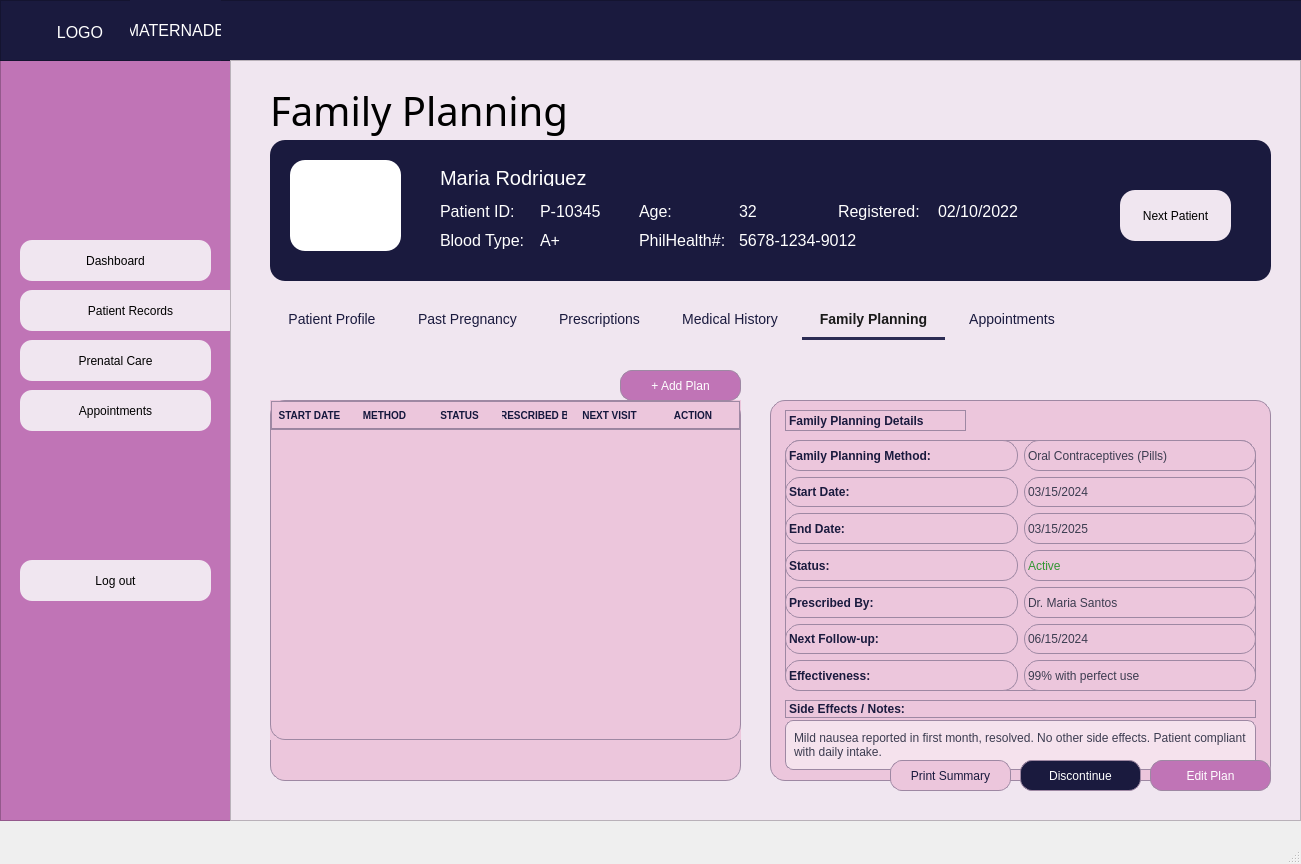
<?xml version="1.0" encoding="UTF-8"?>
<ui version="4.0">
 <class>MainWindow</class>
 <widget class="QMainWindow" name="MainWindow">
  <property name="geometry">
   <rect>
    <x>0</x>
    <y>0</y>
    <width>1301</width>
    <height>864</height>
   </rect>
  </property>
  <property name="sizePolicy">
   <sizepolicy hsizetype="Expanding" vsizetype="Expanding">
    <horstretch>0</horstretch>
    <verstretch>0</verstretch>
   </sizepolicy>
  </property>
  <property name="windowTitle">
   <string>MainWindow</string>
  </property>
  <widget class="QWidget" name="centralwidget">
   <widget class="QFrame" name="frame">
    <property name="geometry">
     <rect>
      <x>0</x>
      <y>60</y>
      <width>231</width>
      <height>761</height>
     </rect>
    </property>
    <property name="sizePolicy">
     <sizepolicy hsizetype="Expanding" vsizetype="Expanding">
      <horstretch>0</horstretch>
      <verstretch>0</verstretch>
     </sizepolicy>
    </property>
    <property name="styleSheet">
     <string notr="true">background-color: rgb(192, 116, 182)</string>
    </property>
    <property name="frameShape">
     <enum>QFrame::StyledPanel</enum>
    </property>
    <property name="frameShadow">
     <enum>QFrame::Raised</enum>
    </property>
    <widget class="QPushButton" name="pushButton">
     <property name="geometry">
      <rect>
       <x>20</x>
       <y>180</y>
       <width>191</width>
       <height>41</height>
      </rect>
     </property>
     <property name="styleSheet">
      <string notr="true">background-color: rgb(240, 230, 240);
border-radius: 12px;</string>
     </property>
     <property name="text">
      <string>Dashboard</string>
     </property>
    </widget>
    <widget class="QPushButton" name="pushButton_2">
     <property name="geometry">
      <rect>
       <x>20</x>
       <y>230</y>
       <width>221</width>
       <height>41</height>
      </rect>
     </property>
     <property name="styleSheet">
      <string notr="true">background-color: rgb(240, 230, 240);
border-radius: 12px;</string>
     </property>
     <property name="text">
      <string>Patient Records</string>
     </property>
    </widget>
    <widget class="QPushButton" name="pushButton_3">
     <property name="geometry">
      <rect>
       <x>20</x>
       <y>280</y>
       <width>191</width>
       <height>41</height>
      </rect>
     </property>
     <property name="styleSheet">
      <string notr="true">background-color: rgb(240, 230, 240);
border-radius: 12px;</string>
     </property>
     <property name="text">
      <string>Prenatal Care</string>
     </property>
    </widget>
    <widget class="QPushButton" name="pushButton_4">
     <property name="geometry">
      <rect>
       <x>20</x>
       <y>330</y>
       <width>191</width>
       <height>41</height>
      </rect>
     </property>
     <property name="styleSheet">
      <string notr="true">background-color: rgb(240, 230, 240);
border-radius: 12px;</string>
     </property>
     <property name="text">
      <string>Appointments</string>
     </property>
    </widget>
    <widget class="QPushButton" name="pushButton_5">
     <property name="geometry">
      <rect>
       <x>20</x>
       <y>500</y>
       <width>191</width>
       <height>41</height>
      </rect>
     </property>
     <property name="styleSheet">
      <string notr="true">background-color: rgb(240, 230, 240);
border-radius: 12px;</string>
     </property>
     <property name="text">
      <string>Log out</string>
     </property>
    </widget>
   </widget>
   <widget class="QFrame" name="frame_2">
    <property name="geometry">
     <rect>
      <x>0</x>
      <y>0</y>
      <width>1341</width>
      <height>61</height>
     </rect>
    </property>
    <property name="styleSheet">
     <string notr="true">background-color: rgb(26, 26, 62)</string>
    </property>
    <property name="frameShape">
     <enum>QFrame::StyledPanel</enum>
    </property>
    <property name="frameShadow">
     <enum>QFrame::Raised</enum>
    </property>
    <widget class="QLabel" name="label_2">
     <property name="geometry">
      <rect>
       <x>130</x>
       <y>0</y>
       <width>91</width>
       <height>61</height>
      </rect>
     </property>
     <property name="font">
      <font>
       <family>Segoe UI</family>
       <pointsize>12</pointsize>
       <bold>false</bold>
      </font>
     </property>
     <property name="styleSheet">
      <string notr="true">color: rgb(255, 255, 255);</string>
     </property>
     <property name="text">
      <string>MATERNADB</string>
     </property>
     <property name="alignment">
      <set>Qt::AlignCenter</set>
     </property>
    </widget>
    <widget class="QLabel" name="label_3">
     <property name="geometry">
      <rect>
       <x>30</x>
       <y>10</y>
       <width>100</width>
       <height>45</height>
      </rect>
     </property>
     <property name="sizePolicy">
      <sizepolicy hsizetype="Expanding" vsizetype="Expanding">
       <horstretch>0</horstretch>
       <verstretch>0</verstretch>
      </sizepolicy>
     </property>
     <property name="minimumSize">
      <size>
       <width>100</width>
       <height>45</height>
      </size>
     </property>
     <property name="font">
      <font>
       <family>Segoe UI</family>
       <pointsize>12</pointsize>
       <bold>false</bold>
      </font>
     </property>
     <property name="styleSheet">
      <string notr="true">color: rgb(255, 255, 255);</string>
     </property>
     <property name="text">
      <string>LOGO</string>
     </property>
     <property name="alignment">
      <set>Qt::AlignCenter</set>
     </property>
    </widget>
   </widget>
   <widget class="QFrame" name="frame_3">
    <property name="geometry">
     <rect>
      <x>230</x>
      <y>60</y>
      <width>1071</width>
      <height>761</height>
     </rect>
    </property>
    <property name="sizePolicy">
     <sizepolicy hsizetype="Expanding" vsizetype="Expanding">
      <horstretch>0</horstretch>
      <verstretch>0</verstretch>
     </sizepolicy>
    </property>
    <property name="font">
     <font>
      <family>Nirmala UI Semilight</family>
     </font>
    </property>
    <property name="styleSheet">
     <string notr="true">background-color: rgb(240, 230, 240)</string>
    </property>
    <property name="frameShape">
     <enum>QFrame::StyledPanel</enum>
    </property>
    <property name="frameShadow">
     <enum>QFrame::Raised</enum>
    </property>
    <widget class="QLabel" name="label">
     <property name="geometry">
      <rect>
       <x>40</x>
       <y>20</y>
       <width>301</width>
       <height>61</height>
      </rect>
     </property>
     <property name="font">
      <font>
       <family>Arial Black</family>
       <pointsize>30</pointsize>
      </font>
     </property>
     <property name="text">
      <string>Family Planning</string>
     </property>
    </widget>
    <widget class="QFrame" name="frame_4">
     <property name="geometry">
      <rect>
       <x>40</x>
       <y>80</y>
       <width>1001</width>
       <height>141</height>
      </rect>
     </property>
     <property name="sizePolicy">
      <sizepolicy hsizetype="Expanding" vsizetype="Expanding">
       <horstretch>0</horstretch>
       <verstretch>0</verstretch>
      </sizepolicy>
     </property>
     <property name="styleSheet">
      <string notr="true">border-radius:15px;
background-color: rgb(26, 26, 62);</string>
     </property>
     <property name="frameShape">
      <enum>QFrame::StyledPanel</enum>
     </property>
     <property name="frameShadow">
      <enum>QFrame::Raised</enum>
     </property>
     <widget class="QFrame" name="frame_5">
      <property name="geometry">
       <rect>
        <x>20</x>
        <y>20</y>
        <width>111</width>
        <height>91</height>
       </rect>
      </property>
      <property name="styleSheet">
       <string notr="true">background-color: rgb(255, 255, 255);</string>
      </property>
      <property name="frameShape">
       <enum>QFrame::StyledPanel</enum>
      </property>
      <property name="frameShadow">
       <enum>QFrame::Raised</enum>
      </property>
     </widget>
     <widget class="QLabel" name="patient_name">
      <property name="geometry">
       <rect>
        <x>170</x>
        <y>30</y>
        <width>411</width>
        <height>16</height>
       </rect>
      </property>
      <property name="sizePolicy">
       <sizepolicy hsizetype="Expanding" vsizetype="Expanding">
        <horstretch>0</horstretch>
        <verstretch>0</verstretch>
       </sizepolicy>
      </property>
      <property name="styleSheet">
       <string notr="true">color: rgb(255, 255, 255);
font-size: 20px</string>
      </property>
      <property name="text">
       <string>Maria Rodriguez</string>
      </property>
     </widget>
     <widget class="QPushButton" name="next_btn">
      <property name="geometry">
       <rect>
        <x>850</x>
        <y>50</y>
        <width>111</width>
        <height>51</height>
       </rect>
      </property>
      <property name="styleSheet">
       <string notr="true">background-color: rgb(240, 230, 240);
border-radius: 15px;</string>
      </property>
      <property name="text">
       <string>Next Patient</string>
      </property>
     </widget>
     <widget class="QWidget" name="layoutWidget">
      <property name="geometry">
       <rect>
        <x>170</x>
        <y>60</y>
        <width>591</width>
        <height>52</height>
       </rect>
      </property>
      <layout class="QGridLayout" name="gridLayout">
       <item row="0" column="0">
        <widget class="QLabel" name="patient_id_label">
         <property name="styleSheet">
          <string notr="true">color: rgb(255, 255, 255);
font-size: 16px</string>
         </property>
         <property name="text">
          <string>Patient ID:</string>
         </property>
        </widget>
       </item>
       <item row="0" column="1">
        <widget class="QLabel" name="placeholder_p_ID">
         <property name="styleSheet">
          <string notr="true">color: rgb(255, 255, 255);
font-size: 16px</string>
         </property>
         <property name="text">
          <string>P-10345</string>
         </property>
        </widget>
       </item>
       <item row="0" column="2">
        <widget class="QLabel" name="patient_id_label_3">
         <property name="styleSheet">
          <string notr="true">color: rgb(255, 255, 255);
font-size: 16px</string>
         </property>
         <property name="text">
          <string>Age:</string>
         </property>
        </widget>
       </item>
       <item row="0" column="3">
        <widget class="QLabel" name="placeholder_age">
         <property name="styleSheet">
          <string notr="true">color: rgb(255, 255, 255);
font-size: 16px</string>
         </property>
         <property name="text">
          <string>32</string>
         </property>
        </widget>
       </item>
       <item row="0" column="4">
        <widget class="QLabel" name="patient_id_label_5">
         <property name="styleSheet">
          <string notr="true">color: rgb(255, 255, 255);
font-size: 16px</string>
         </property>
         <property name="text">
          <string>Registered:</string>
         </property>
        </widget>
       </item>
       <item row="0" column="5">
        <widget class="QLabel" name="placeholder_register_date">
         <property name="styleSheet">
          <string notr="true">color: rgb(255, 255, 255);
font-size: 16px</string>
         </property>
         <property name="text">
          <string>02/10/2022</string>
         </property>
        </widget>
       </item>
       <item row="1" column="0">
        <widget class="QLabel" name="patient_id_label_2">
         <property name="styleSheet">
          <string notr="true">color: rgb(255, 255, 255);
font-size: 16px</string>
         </property>
         <property name="text">
          <string>Blood Type:</string>
         </property>
        </widget>
       </item>
       <item row="1" column="1">
        <widget class="QLabel" name="placeholder_p_bloodType">
         <property name="styleSheet">
          <string notr="true">color: rgb(255, 255, 255);
font-size: 16px</string>
         </property>
         <property name="text">
          <string>A+</string>
         </property>
        </widget>
       </item>
       <item row="1" column="2">
        <widget class="QLabel" name="patient_id_label_4">
         <property name="styleSheet">
          <string notr="true">color: rgb(255, 255, 255);
font-size: 16px</string>
         </property>
         <property name="text">
          <string>PhilHealth#:</string>
         </property>
        </widget>
       </item>
       <item row="1" column="3" colspan="3">
        <widget class="QLabel" name="placeholder_philhealth_num">
         <property name="styleSheet">
          <string notr="true">color: rgb(255, 255, 255);
font-size: 16px</string>
         </property>
         <property name="text">
          <string>5678-1234-9012</string>
         </property>
        </widget>
       </item>
      </layout>
     </widget>
    </widget>
    <widget class="QWidget" name="layoutWidget">
     <property name="geometry">
      <rect>
       <x>40</x>
       <y>240</y>
       <width>803</width>
       <height>40</height>
      </rect>
     </property>
     <layout class="QHBoxLayout" name="horizontalLayout">
      <item>
       <widget class="QPushButton" name="pushButton_6">
        <property name="sizePolicy">
         <sizepolicy hsizetype="Expanding" vsizetype="Expanding">
          <horstretch>0</horstretch>
          <verstretch>0</verstretch>
         </sizepolicy>
        </property>
        <property name="styleSheet">
         <string notr="true">QPushButton {
    background: transparent;
    border: none;
    padding: 8px 18px;
    color: rgb(26, 26, 62);
    font-size: 14px;
}
QPushButton:hover {
    color: #000;
}
QPushButton:checked {
    color: #1a1a1a;
    border-bottom: 3px solid #2c2c54;
}
QPushButton:!checked {
    border-bottom: 3px solid transparent;
}</string>
        </property>
        <property name="text">
         <string>Patient Profile</string>
        </property>
        <property name="checkable">
         <bool>true</bool>
        </property>
       </widget>
      </item>
      <item>
       <widget class="QPushButton" name="pushButton_7">
        <property name="sizePolicy">
         <sizepolicy hsizetype="Expanding" vsizetype="Expanding">
          <horstretch>0</horstretch>
          <verstretch>0</verstretch>
         </sizepolicy>
        </property>
        <property name="styleSheet">
         <string notr="true">QPushButton {
    background: transparent;
    border: none;
    padding: 8px 18px;
    color: rgb(26, 26, 62);
    font-size: 14px;
}
QPushButton:hover {
    color: #000;
}
QPushButton:checked {
    color: #1a1a1a;
    border-bottom: 3px solid #2c2c54;
}
QPushButton:!checked {
    border-bottom: 3px solid transparent;
}</string>
        </property>
        <property name="text">
         <string>Past Pregnancy</string>
        </property>
       </widget>
      </item>
      <item>
       <widget class="QPushButton" name="pushButton_8">
        <property name="sizePolicy">
         <sizepolicy hsizetype="Expanding" vsizetype="Expanding">
          <horstretch>0</horstretch>
          <verstretch>0</verstretch>
         </sizepolicy>
        </property>
        <property name="styleSheet">
         <string notr="true">QPushButton {
    background: transparent;
    border: none;
    padding: 8px 18px;
    color: rgb(26, 26, 62);
    font-size: 14px;
}
QPushButton:hover {
    color: #000;
}
QPushButton:checked {
    color: #1a1a1a;
    border-bottom: 3px solid #2c2c54;
}
QPushButton:!checked {
    border-bottom: 3px solid transparent;
}</string>
        </property>
        <property name="text">
         <string>Prescriptions</string>
        </property>
       </widget>
      </item>
      <item>
       <widget class="QPushButton" name="pushButton_9">
        <property name="sizePolicy">
         <sizepolicy hsizetype="Expanding" vsizetype="Expanding">
          <horstretch>0</horstretch>
          <verstretch>0</verstretch>
         </sizepolicy>
        </property>
        <property name="styleSheet">
         <string notr="true">QPushButton {
    background: transparent;
    border: none;
    padding: 8px 18px;
    color: rgb(26, 26, 62);
    font-size: 14px;
}
QPushButton:hover {
    color: #000;
}
QPushButton:checked {
    color: #1a1a1a;
    border-bottom: 3px solid #2c2c54;
}
QPushButton:!checked {
    border-bottom: 3px solid transparent;
}</string>
        </property>
        <property name="text">
         <string>Medical History</string>
        </property>
       </widget>
      </item>
      <item>
       <widget class="QPushButton" name="pushButton_10">
        <property name="sizePolicy">
         <sizepolicy hsizetype="Expanding" vsizetype="Expanding">
          <horstretch>0</horstretch>
          <verstretch>0</verstretch>
         </sizepolicy>
        </property>
        <property name="styleSheet">
         <string notr="true">QPushButton {
    background: transparent;
    border: none;
    padding: 8px 18px;
    color: rgb(26, 26, 62);
    font-size: 14px;
    font-weight: bold;
}
QPushButton:hover {
    color: #000;
}
QPushButton:checked {
    color: #1a1a1a;
    border-bottom: 3px solid #2c2c54;
}
QPushButton:!checked {
    border-bottom: 3px solid transparent;
}</string>
        </property>
        <property name="text">
         <string>Family Planning</string>
        </property>
        <property name="checkable">
         <bool>true</bool>
        </property>
        <property name="checked">
         <bool>true</bool>
        </property>
       </widget>
      </item>
      <item>
       <widget class="QPushButton" name="pushButton_11">
        <property name="sizePolicy">
         <sizepolicy hsizetype="Expanding" vsizetype="Expanding">
          <horstretch>0</horstretch>
          <verstretch>0</verstretch>
         </sizepolicy>
        </property>
        <property name="styleSheet">
         <string notr="true">QPushButton {
    background: transparent;
    border: none;
    padding: 8px 18px;
    color: rgb(26, 26, 62);
    font-size: 14px;
}
QPushButton:hover {
    color: #000;
}
QPushButton:checked {
    color: #1a1a1a;
    border-bottom: 3px solid #2c2c54;
}
QPushButton:!checked {
    border-bottom: 3px solid transparent;
}</string>
        </property>
        <property name="text">
         <string>Appointments</string>
        </property>
       </widget>
      </item>
     </layout>
    </widget>
    <widget class="QFrame" name="left">
     <property name="geometry">
      <rect>
       <x>40</x>
       <y>340</y>
       <width>471</width>
       <height>381</height>
      </rect>
     </property>
     <property name="styleSheet">
      <string notr="true">background-color:rgb(236, 198, 220);
border: 1px solid rgb(158, 136, 163);
border-radius: 15px;</string>
     </property>
     <property name="frameShape">
      <enum>QFrame::StyledPanel</enum>
     </property>
     <property name="frameShadow">
      <enum>QFrame::Raised</enum>
     </property>
     <widget class="QTableWidget" name="family_planning_table">
      <property name="geometry">
       <rect>
        <x>0</x>
        <y>0</y>
        <width>471</width>
        <height>340</height>
       </rect>
      </property>
      <property name="autoFillBackground">
       <bool>true</bool>
      </property>
      <property name="styleSheet">
       <string notr="true">QTableWidget {
    background-color:rgb(236, 198, 220);
    border: 1px solid rgb(158, 136, 163);
    border-radius: 15px;
}
QTableWidget::item {
    background-color: rgb(236, 198, 220);
    color: rgb(21, 23, 61);
    padding: 8px;
    border: none;
    border-bottom: 1px solid rgb(210, 177, 200);
}
QTableWidget::item:selected {
    background-color: rgb(192, 116, 182);
    color: white;
}
QHeaderView::section {
    background-color: rgb(236, 198, 220);
    color: rgb(21, 23, 61);
    font-weight: bold;
    font-size: 10px;
    border: none;
    border-bottom: 1px solid rgb(155, 132, 160);
    padding: 5px;
}
QScrollBar:vertical {
    background: white;
    width: 6px;
    border-radius: 3px;
}
QScrollBar::handle:vertical {
    background: rgb(178, 100, 168);
    border-radius: 3px;
}</string>
      </property>
      <property name="verticalScrollBarPolicy">
       <enum>Qt::ScrollBarAsNeeded</enum>
      </property>
      <property name="editTriggers">
       <set>QAbstractItemView::NoEditTriggers</set>
      </property>
      <property name="alternatingRowColors">
       <bool>false</bool>
      </property>
      <property name="selectionBehavior">
       <enum>QAbstractItemView::SelectRows</enum>
      </property>
      <property name="verticalScrollMode">
       <enum>QAbstractItemView::ScrollPerPixel</enum>
      </property>
      <property name="horizontalScrollMode">
       <enum>QAbstractItemView::ScrollPerPixel</enum>
      </property>
      <property name="showGrid">
       <bool>false</bool>
      </property>
      <property name="columnCount">
       <number>6</number>
      </property>
      <attribute name="horizontalHeaderCascadingSectionResizes">
       <bool>false</bool>
      </attribute>
      <attribute name="horizontalHeaderMinimumSectionSize">
       <number>32</number>
      </attribute>
      <attribute name="horizontalHeaderDefaultSectionSize">
       <number>75</number>
      </attribute>
      <attribute name="horizontalHeaderHighlightSections">
       <bool>true</bool>
      </attribute>
      <attribute name="horizontalHeaderShowSortIndicator" stdset="0">
       <bool>false</bool>
      </attribute>
      <attribute name="horizontalHeaderStretchLastSection">
       <bool>true</bool>
      </attribute>
      <attribute name="verticalHeaderVisible">
       <bool>false</bool>
      </attribute>
      <attribute name="verticalHeaderCascadingSectionResizes">
       <bool>false</bool>
      </attribute>
      <attribute name="verticalHeaderDefaultSectionSize">
       <number>40</number>
      </attribute>
      <column>
       <property name="text">
        <string>START DATE</string>
       </property>
      </column>
      <column>
       <property name="text">
        <string>METHOD</string>
       </property>
      </column>
      <column>
       <property name="text">
        <string>STATUS</string>
       </property>
      </column>
      <column>
       <property name="text">
        <string>PRESCRIBED BY</string>
       </property>
      </column>
      <column>
       <property name="text">
        <string>NEXT VISIT</string>
       </property>
      </column>
      <column>
       <property name="text">
        <string>ACTION</string>
       </property>
      </column>
     </widget>
    </widget>
    <widget class="QFrame" name="right_details">
     <property name="geometry">
      <rect>
       <x>540</x>
       <y>340</y>
       <width>501</width>
       <height>381</height>
      </rect>
     </property>
     <property name="sizePolicy">
      <sizepolicy hsizetype="Expanding" vsizetype="Expanding">
       <horstretch>0</horstretch>
       <verstretch>0</verstretch>
      </sizepolicy>
     </property>
     <property name="styleSheet">
      <string notr="true">background-color:rgb(236, 198, 220);
border: 1px solid rgb(158, 136, 163);
border-radius: 15px;</string>
     </property>
     <property name="frameShape">
      <enum>QFrame::StyledPanel</enum>
     </property>
     <property name="frameShadow">
      <enum>QFrame::Raised</enum>
     </property>
     <widget class="QLabel" name="label_4">
      <property name="geometry">
       <rect>
        <x>15</x>
        <y>10</y>
        <width>181</width>
        <height>21</height>
       </rect>
      </property>
      <property name="styleSheet">
       <string notr="true">font: 14pt &quot;Segoe UI&quot;;
font-weight: bold;
color: rgb(26, 26, 62);</string>
      </property>
      <property name="text">
       <string>Family Planning Details</string>
      </property>
     </widget>
     <widget class="QWidget" name="formWidget">
      <property name="geometry">
       <rect>
        <x>15</x>
        <y>40</y>
        <width>471</width>
        <height>251</height>
       </rect>
      </property>
      <layout class="QGridLayout" name="gridLayout_2">
       <item row="0" column="0">
        <widget class="QLabel" name="label_5">
         <property name="styleSheet">
          <string notr="true">font: 10pt &quot;Segoe UI&quot;;
font-weight: bold;
color: rgb(26, 26, 62);</string>
         </property>
         <property name="text">
          <string>Family Planning Method:</string>
         </property>
        </widget>
       </item>
       <item row="0" column="1">
        <widget class="QLabel" name="method_value">
         <property name="styleSheet">
          <string notr="true">font: 10pt &quot;Segoe UI&quot;;
color: rgb(60, 60, 80);</string>
         </property>
         <property name="text">
          <string>Oral Contraceptives (Pills)</string>
         </property>
        </widget>
       </item>
       <item row="1" column="0">
        <widget class="QLabel" name="label_6">
         <property name="styleSheet">
          <string notr="true">font: 10pt &quot;Segoe UI&quot;;
font-weight: bold;
color: rgb(26, 26, 62);</string>
         </property>
         <property name="text">
          <string>Start Date:</string>
         </property>
        </widget>
       </item>
       <item row="1" column="1">
        <widget class="QLabel" name="start_date_value">
         <property name="styleSheet">
          <string notr="true">font: 10pt &quot;Segoe UI&quot;;
color: rgb(60, 60, 80);</string>
         </property>
         <property name="text">
          <string>03/15/2024</string>
         </property>
        </widget>
       </item>
       <item row="2" column="0">
        <widget class="QLabel" name="label_7">
         <property name="styleSheet">
          <string notr="true">font: 10pt &quot;Segoe UI&quot;;
font-weight: bold;
color: rgb(26, 26, 62);</string>
         </property>
         <property name="text">
          <string>End Date:</string>
         </property>
        </widget>
       </item>
       <item row="2" column="1">
        <widget class="QLabel" name="end_date_value">
         <property name="styleSheet">
          <string notr="true">font: 10pt &quot;Segoe UI&quot;;
color: rgb(60, 60, 80);</string>
         </property>
         <property name="text">
          <string>03/15/2025</string>
         </property>
        </widget>
       </item>
       <item row="3" column="0">
        <widget class="QLabel" name="label_8">
         <property name="styleSheet">
          <string notr="true">font: 10pt &quot;Segoe UI&quot;;
font-weight: bold;
color: rgb(26, 26, 62);</string>
         </property>
         <property name="text">
          <string>Status:</string>
         </property>
        </widget>
       </item>
       <item row="3" column="1">
        <widget class="QLabel" name="status_value">
         <property name="styleSheet">
          <string notr="true">font: 10pt &quot;Segoe UI&quot;;
color: rgb(50, 150, 50);</string>
         </property>
         <property name="text">
          <string>Active</string>
         </property>
        </widget>
       </item>
       <item row="4" column="0">
        <widget class="QLabel" name="label_9">
         <property name="styleSheet">
          <string notr="true">font: 10pt &quot;Segoe UI&quot;;
font-weight: bold;
color: rgb(26, 26, 62);</string>
         </property>
         <property name="text">
          <string>Prescribed By:</string>
         </property>
        </widget>
       </item>
       <item row="4" column="1">
        <widget class="QLabel" name="prescribed_by_value">
         <property name="styleSheet">
          <string notr="true">font: 10pt &quot;Segoe UI&quot;;
color: rgb(60, 60, 80);</string>
         </property>
         <property name="text">
          <string>Dr. Maria Santos</string>
         </property>
        </widget>
       </item>
       <item row="5" column="0">
        <widget class="QLabel" name="label_10">
         <property name="styleSheet">
          <string notr="true">font: 10pt &quot;Segoe UI&quot;;
font-weight: bold;
color: rgb(26, 26, 62);</string>
         </property>
         <property name="text">
          <string>Next Follow-up:</string>
         </property>
        </widget>
       </item>
       <item row="5" column="1">
        <widget class="QLabel" name="next_followup_value">
         <property name="styleSheet">
          <string notr="true">font: 10pt &quot;Segoe UI&quot;;
color: rgb(60, 60, 80);</string>
         </property>
         <property name="text">
          <string>06/15/2024</string>
         </property>
        </widget>
       </item>
       <item row="6" column="0">
        <widget class="QLabel" name="label_11">
         <property name="styleSheet">
          <string notr="true">font: 10pt &quot;Segoe UI&quot;;
font-weight: bold;
color: rgb(26, 26, 62);</string>
         </property>
         <property name="text">
          <string>Effectiveness:</string>
         </property>
        </widget>
       </item>
       <item row="6" column="1">
        <widget class="QLabel" name="effectiveness_value">
         <property name="styleSheet">
          <string notr="true">font: 10pt &quot;Segoe UI&quot;;
color: rgb(60, 60, 80);</string>
         </property>
         <property name="text">
          <string>99% with perfect use</string>
         </property>
        </widget>
       </item>
      </layout>
     </widget>
     <widget class="QLabel" name="side_effects_label">
      <property name="geometry">
       <rect>
        <x>15</x>
        <y>300</y>
        <width>471</width>
        <height>18</height>
       </rect>
      </property>
      <property name="styleSheet">
       <string notr="true">font: 10pt &quot;Segoe UI&quot;;
font-weight: bold;
color: rgb(26, 26, 62);</string>
      </property>
      <property name="text">
       <string>Side Effects / Notes:</string>
      </property>
     </widget>
     <widget class="QLabel" name="side_effects_value">
      <property name="geometry">
       <rect>
        <x>15</x>
        <y>320</y>
        <width>471</width>
        <height>50</height>
       </rect>
      </property>
      <property name="styleSheet">
       <string notr="true">font: 9pt &quot;Segoe UI&quot;;
color: rgb(60, 60, 80);
background-color: rgba(255,255,255,0.5);
border-radius: 8px;
padding: 5px;</string>
      </property>
      <property name="text">
       <string>Mild nausea reported in first month, resolved. No other side effects. Patient compliant with daily intake.</string>
      </property>
      <property name="wordWrap">
       <bool>true</bool>
      </property>
     </widget>
    </widget>
    <widget class="QPushButton" name="add_plan_btn">
     <property name="geometry">
      <rect>
       <x>390</x>
       <y>310</y>
       <width>121</width>
       <height>31</height>
      </rect>
     </property>
     <property name="sizePolicy">
      <sizepolicy hsizetype="Expanding" vsizetype="Expanding">
       <horstretch>0</horstretch>
       <verstretch>0</verstretch>
      </sizepolicy>
     </property>
     <property name="styleSheet">
      <string notr="true">border-radius: 12px;
background-color: rgb(192, 116, 182);
color: white;
border: 1px solid rgb(158, 136, 163);</string>
     </property>
     <property name="text">
      <string>+ Add Plan</string>
     </property>
    </widget>
    <widget class="QPushButton" name="edit_plan_btn">
     <property name="geometry">
      <rect>
       <x>920</x>
       <y>700</y>
       <width>121</width>
       <height>31</height>
      </rect>
     </property>
     <property name="sizePolicy">
      <sizepolicy hsizetype="Expanding" vsizetype="Expanding">
       <horstretch>0</horstretch>
       <verstretch>0</verstretch>
      </sizepolicy>
     </property>
     <property name="styleSheet">
      <string notr="true">border-radius: 12px;
background-color: rgb(192, 116, 182);
color: white;
border: 1px solid rgb(158, 136, 163);</string>
     </property>
     <property name="text">
      <string>Edit Plan</string>
     </property>
    </widget>
    <widget class="QPushButton" name="discontinue_btn">
     <property name="geometry">
      <rect>
       <x>790</x>
       <y>700</y>
       <width>121</width>
       <height>31</height>
      </rect>
     </property>
     <property name="sizePolicy">
      <sizepolicy hsizetype="Expanding" vsizetype="Expanding">
       <horstretch>0</horstretch>
       <verstretch>0</verstretch>
      </sizepolicy>
     </property>
     <property name="styleSheet">
      <string notr="true">border-radius: 12px;
background-color: rgb(26, 26, 62);
color: white;
border: 1px solid rgb(158, 136, 163);</string>
     </property>
     <property name="text">
      <string>Discontinue</string>
     </property>
    </widget>
    <widget class="QPushButton" name="print_btn">
     <property name="geometry">
      <rect>
       <x>660</x>
       <y>700</y>
       <width>121</width>
       <height>31</height>
      </rect>
     </property>
     <property name="sizePolicy">
      <sizepolicy hsizetype="Expanding" vsizetype="Expanding">
       <horstretch>0</horstretch>
       <verstretch>0</verstretch>
      </sizepolicy>
     </property>
     <property name="styleSheet">
      <string notr="true">border-radius: 12px;
background-color: rgb(236, 198, 220);
color: rgb(26, 26, 62);
border: 1px solid rgb(158, 136, 163);</string>
     </property>
     <property name="text">
      <string>Print Summary</string>
     </property>
    </widget>
   </widget>
  </widget>
  <widget class="QMenuBar" name="menubar">
   <property name="geometry">
    <rect>
     <x>0</x>
     <y>0</y>
     <width>1301</width>
     <height>22</height>
    </rect>
   </property>
  </widget>
  <widget class="QStatusBar" name="statusbar"/>
 </widget>
 <resources/>
 <connections/>
</ui>
